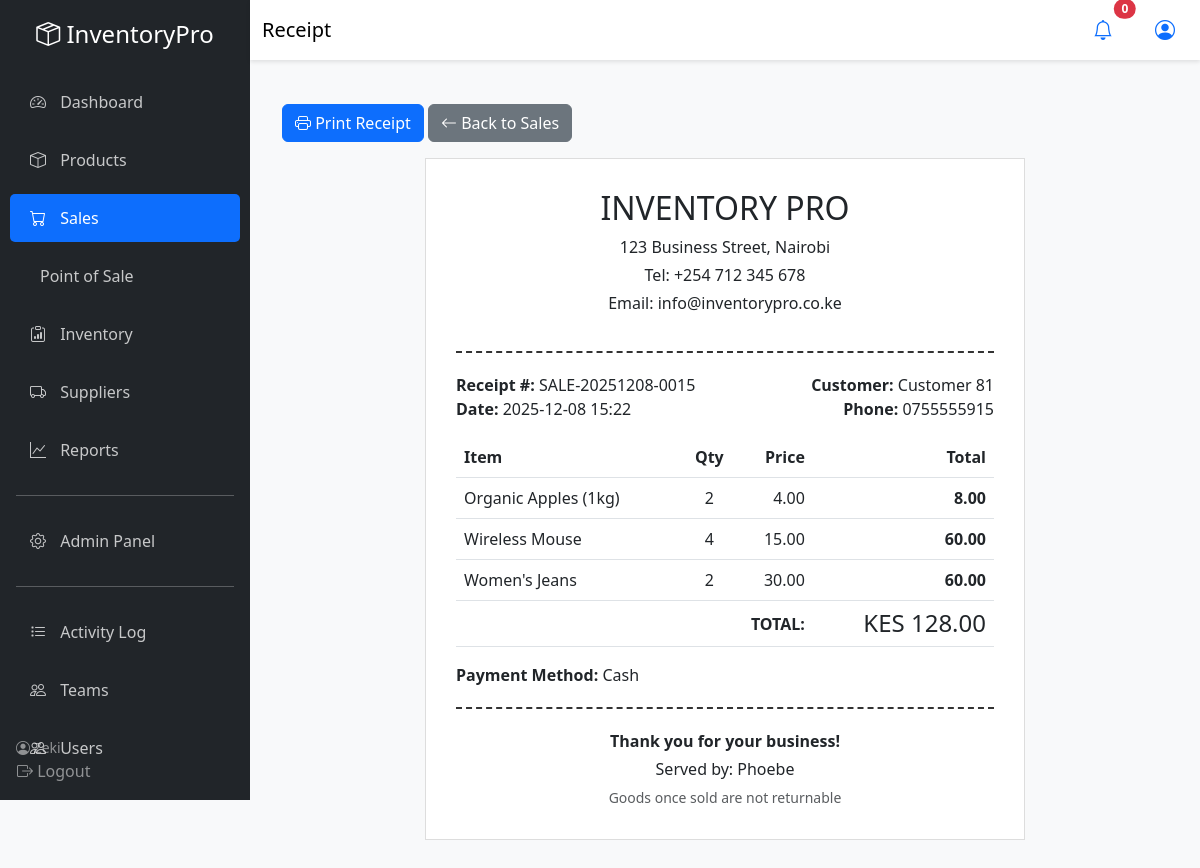
Page /sales/15/ (signed in) on the committed database.
### apps/sales/models.py (models this page shows, shortened)
class Sale(models.Model):
    PAYMENT_METHODS = [
        ('CASH', 'Cash'),
        ('MPESA', 'M-Pesa'),
        ('CARD', 'Card'),
    ]
    sale_number = models.CharField(max_length=50, unique=True, editable=False)
    customer_name = models.CharField(max_length=200, blank=True)
    customer_phone = models.CharField(max_length=15, blank=True)
    total_amount = models.DecimalField(max_digits=10, decimal_places=2, default=0)
    payment_method = models.CharField(max_length=10, choices=PAYMENT_METHODS, default='CASH')
    mpesa_transaction_id = models.CharField(max_length=50, blank=True, null=True)
    notes = models.TextField(blank=True)
    created_by = models.ForeignKey(User, on_delete=models.SET_NULL, null=True)
    created_at = models.DateTimeField(auto_now_add=True)
    class Meta:
        ordering = ['-created_at']
        indexes = [
            models.Index(fields=['-created_at']),
            models.Index(fields=['sale_number']),
        ]

class SaleItem(models.Model):
    sale = models.ForeignKey(Sale, on_delete=models.CASCADE, related_name='items')
    product = models.ForeignKey('products.Product', on_delete=models.PROTECT)
    quantity = models.IntegerField(validators=[MinValueValidator(1)])
    unit_price = models.DecimalField(max_digits=10, decimal_places=2)
    subtotal = models.DecimalField(max_digits=10, decimal_places=2)
    class Meta:
        ordering = ['id']

### apps/products/models.py (models this page shows, shortened)
class Product(models.Model):
    name = models.CharField(max_length=200)
    sku = models.CharField(max_length=50, unique=True, help_text="Stock Keeping Unit")
    barcode = models.CharField(max_length=100, blank=True, null=True, unique=True)
    category = models.ForeignKey(Category, on_delete=models.SET_NULL, null=True, related_name='products')
    description = models.TextField(blank=True)
    image = models.ImageField(upload_to='products/', blank=True, null=True)
    cost_price = models.DecimalField(max_digits=10, decimal_places=2, validators=[MinValueValidator(Decimal('0.00'))])
    selling_price = models.DecimalField(max_digits=10, decimal_places=2, validators=[MinValueValidator(Decimal('0.00'))])
    current_stock = models.IntegerField(default=0, validators=[MinValueValidator(0)])
    reorder_level = models.IntegerField(default=10, validators=[MinValueValidator(0)])
    is_active = models.BooleanField(default=True)
    created_by = models.ForeignKey(User, on_delete=models.SET_NULL, null=True, related_name='created_products')
    created_at = models.DateTimeField(auto_now_add=True)
    updated_at = models.DateTimeField(auto_now=True)
    class Meta:
        ordering = ['-created_at']
        indexes = [
            models.Index(fields=['sku']),
            models.Index(fields=['barcode']),
            models.Index(fields=['name']),
        ]

### apps/sales/views.py (the view)
# urls.py: path('<int:sale_id>/', views.sale_detail, name='sale_detail'),
@login_required
def sale_detail(request, sale_id):
    sale = get_object_or_404(Sale, id=sale_id)
    items = sale.items.select_related('product')
    context = {
        'sale': sale,
        'items': items,
    }
    return render(request, 'sales/sale_detail.html', context)

### config/context_processors.py (called while the page is built)
def inventory_context(request):
    if request.user.is_authenticated:
        low_stock_count = Product.objects.filter(
            is_active=True,
            current_stock__lte=F('reorder_level')
        ).count()
        return {
            'low_stock_count': low_stock_count
        }
    return {}

### templates/sales/sale_detail.html (shortened to what this page needs)
{% extends 'base.html' %}
{% block page_title %}Receipt{% endblock %}
{% block content %}
<div class="container my-4">
    <div class="no-print mb-3">
        <button onclick="window.print()" class="btn btn-primary">
            <i class="bi bi-printer"></i> Print Receipt
        </button>
        <a href="{% url 'sales:sales_list' %}" class="btn btn-secondary">
            <i class="bi bi-arrow-left"></i> Back to Sales
        </a>
    </div>
    <div class="receipt-container">
        <div class="receipt-header">
            <h2>INVENTORY PRO</h2>
            <p class="mb-1">123 Business Street, Nairobi</p>
            <p class="mb-1">Tel: +254 712 345 678</p>
            <p>Email: info@inventorypro.co.ke</p>
        </div>
        <div class="row mb-3">
            <div class="col-6">
                <strong>Receipt #:</strong> {{ sale.sale_number }}<br>
                <strong>Date:</strong> {{ sale.created_at|date:"Y-m-d H:i" }}
            </div>
            <div class="col-6 text-end">
                {% if sale.customer_name %}
                <strong>Customer:</strong> {{ sale.customer_name }}<br>
                {% if sale.customer_phone %}
                <strong>Phone:</strong> {{ sale.customer_phone }}
                {% endif %}
                {% else %}
                <strong>Customer:</strong> Walk-in
                {% endif %}
            </div>
        </div>
        <table class="table">
            <thead>
                <tr>
                    <th>Item</th>
                    <th class="text-center">Qty</th>
                    <th class="text-end">Price</th>
                    <th class="text-end">Total</th>
                </tr>
            </thead>
            <tbody>
                {% for item in items %}
                <tr>
                    <td>{{ item.product.name }}</td>
                    <td class="text-center">{{ item.quantity }}</td>
                    <td class="text-end">{{ item.unit_price }}</td>
                    <td class="text-end"><strong>{{ item.subtotal }}</strong></td>
                </tr>
                {% endfor %}
            </tbody>
            <tfoot>
                <tr>
                    <td colspan="3" class="text-end"><strong>TOTAL:</strong></td>
                    <td class="text-end">
                        <h4 class="mb-0">KES {{ sale.total_amount }}</h4>
                    </td>
                </tr>
            </tfoot>
        </table>
        <div class="mb-3">
            <strong>Payment Method:</strong>
            {% if sale.payment_method == 'MPESA' %}
            M-Pesa
            {% if sale.mpesa_transaction_id %}
            <br><small>Transaction: {{ sale.mpesa_transaction_id }}</small>
            {% endif %}
            {% elif sale.payment_method == 'CASH' %}
            Cash
            {% else %}
            Card
            {% endif %}
        </div>
        <div class="receipt-footer">
            <p class="mb-1"><strong>Thank you for your business!</strong></p>
            <p class="mb-1">Served by: {{ sale.created_by.username }}</p>
            <small class="text-muted">Goods once sold are not returnable</small>
        </div>
    </div>
</div>
{% endblock %}

### templates/base.html (shortened to what this page needs)
<!DOCTYPE html>
{% load static %}
<html lang="en">
<head>
    <link href="https://cdn.jsdelivr.net/npm/bootstrap@5.3.0/dist/css/bootstrap.min.css" rel="stylesheet">
    <link rel="stylesheet" href="https://cdn.jsdelivr.net/npm/bootstrap-icons@1.11.0/font/bootstrap-icons.css">
    <link rel="stylesheet" href="https://cdn.datatables.net/1.13.6/css/dataTables.bootstrap5.min.css">
</head>
<body>
    <nav class="sidebar" id="sidebar">
        <div class="text-center mb-4">
            <h4 class="text-white">
                <i class="bi bi-box-seam"></i> InventoryPro
            </h4>
        </div>
        <ul class="nav flex-column">
            <li class="nav-item">
                <a class="nav-link {% if request.path == '/dashboard/' %}active{% endif %}" href="{% url 'dashboard' %}">
                    <i class="bi bi-speedometer2"></i> Dashboard
                </a>
            </li>
            <li class="nav-item">
                <a class="nav-link {% if 'products' in request.path %}active{% endif %}" href="{% url 'products:product_list' %}">
                    <i class="bi bi-box"></i> Products
                </a>
            </li>
            <li class="nav-item">
                <a class="nav-link {% if 'sales' in request.path %}active{% endif %}" href="{% url 'sales:sales_list' %}">
                    <i class="bi bi-cart"></i> Sales
                </a>
            </li>
            <li class="nav-item">
                <a class="nav-link {% if 'pos' in request.path %}active{% endif %}" href="{% url 'sales:new_sale' %}">
                     Point of Sale
                </a>
            </li>
            <li class="nav-item">
                <a class="nav-link {% if 'inventory' in request.path %}active{% endif %}" href="{% url 'inventory:stock_list' %}">
                    <i class="bi bi-clipboard-data"></i> Inventory
                </a>
            </li>
            <li class="nav-item">
                <a class="nav-link {% if 'suppliers' in request.path %}active{% endif %}" href="{% url 'suppliers:supplier_list' %}">
                    <i class="bi bi-truck"></i> Suppliers
                </a>
            </li>
            <li class="nav-item">
                <a class="nav-link {% if 'reports' in request.path %}active{% endif %}" href="{% url 'reports:dashboard' %}">
                    <i class="bi bi-graph-up"></i> Reports
                </a>
            </li>
            <hr class="text-white mx-3">
            <li class="nav-item">
                <a class="nav-link" href="{% url 'admin:index' %}">
                    <i class="bi bi-gear"></i> Admin Panel
                </a>
            </li>
        {% if user.is_superuser or user.profile.role.name in "ADMIN,MANAGER" %}
            <hr class="text-white mx-3">
            <li class="nav-item">
                <a class="nav-link {% if 'activity' in request.path %}active{% endif %}" href="{% url 'users:activity_log' %}">
                    <i class="bi bi-list-task"></i> Activity Log
                </a>
            </li>
            <li class="nav-item">
                <a class="nav-link {% if 'teams' in request.path %}active{% endif %}" href="{% url 'users:team_list' %}">
                    <i class="bi bi-people"></i> Teams
                </a>
            </li>
            <li class="nav-item">
                <a class="nav-link {% if 'users' in request.path %}active{% endif %}" href="{% url 'users:user_list' %}">
                    <i class="bi bi-people"></i> Users
                </a>
            </li>
        {% endif %}
        </ul>
        <div class="position-absolute bottom-0 w-100 p-3">
            <div class="text-white-50 small">
                <i class="bi bi-person-circle"></i> {{ user.username }}
                <br>
                <form method="POST" action="{% url 'logout' %}" class="d-inline">
                    <button class="btn btn-link text-white-50 text-decoration-none p-0 m-0">
                        <i class="bi bi-box-arrow-right"></i> Logout
                    </button>
                </form>
            </div>
        </div>
    </nav>
    <nav class="navbar navbar-top navbar-expand-lg navbar-light sticky-top">
        <div class="container-fluid">
            <span class="navbar-brand mb-0 h1">{% block page_title %}Dashboard{% endblock %}</span>
            <div class="d-flex align-items-center">
                <div class="dropdown">
                    <button class="btn btn-link position-relative" data-bs-toggle="dropdown">
                        <i class="bi bi-bell fs-5"></i>
                        <span class="position-absolute top-0 start-100 translate-middle badge rounded-pill bg-danger">
                            {{ low_stock_count }}
                        </span>
                    </button>
                </div>
                <div class="dropdown ms-3">
                    <button class="btn btn-link" data-bs-toggle="dropdown">
                        <i class="bi bi-person-circle fs-5"></i>
                    </button>
                </div>
            </div>
        </div>
    </nav>
    <main class="main-content">
        {% block content %}{% endblock %}
    </main>
</body>
</html>

### templates/base.html (style rules this page uses)
:root { --sidebar-width: 250px; --primary-color: #0d6efd; --sidebar-bg: #212529; }
body { font-family: 'Segoe UI', Tahoma, Geneva, Verdana, sans-serif; background-color: #f8f9fa; }
.sidebar { position: fixed; top: 0; left: 0; height: 100vh; width: var(--sidebar-width); background-color: var(--sidebar-bg); padding-top: 20px; overflow-y: auto; z-index: 1000; transition: all 0.3s; }
.sidebar .nav-link { color: rgba(255, 255, 255, 0.75); padding: 12px 20px; margin: 5px 10px; border-radius: 5px; transition: all 0.3s; }
.sidebar .nav-link:hover, .sidebar .nav-link.active { background-color: var(--primary-color); color: white; }
.sidebar .nav-link i { margin-right: 10px; width: 20px; }
.main-content { margin-left: var(--sidebar-width); padding: 20px; min-height: 100vh; }
.navbar-top { margin-left: var(--sidebar-width); background-color: white; box-shadow: 0 2px 4px rgba(0,0,0,0.1); }

### templates/sales/sale_detail.html (style rules this page uses)
.receipt-container { max-width: 600px; margin: 0 auto; background: white; padding: 30px; border: 1px solid #ddd; }
.receipt-header { text-align: center; border-bottom: 2px dashed #333; padding-bottom: 20px; margin-bottom: 20px; }
.receipt-footer { border-top: 2px dashed #333; padding-top: 20px; margin-top: 20px; text-align: center; }

### rows in the picture
Sale: sale_number "SALE-20251208-0015", created_at "2025-12-08 15:22", customer_name "Customer 81", customer_phone "0755555915", total_amount "128.00", created_by.username "Phoebe"
SaleItem: product.name "Organic Apples (1kg)", quantity "2", unit_price "4.00", subtotal "8.00"
SaleItem: product.name "Wireless Mouse", quantity "4", unit_price "15.00", subtotal "60.00"
SaleItem: product.name "Women's Jeans", quantity "2", unit_price "30.00", subtotal "60.00"

### other values in the picture
{{ user.username }} "Zeki"
{{ low_stock_count }} "0"
